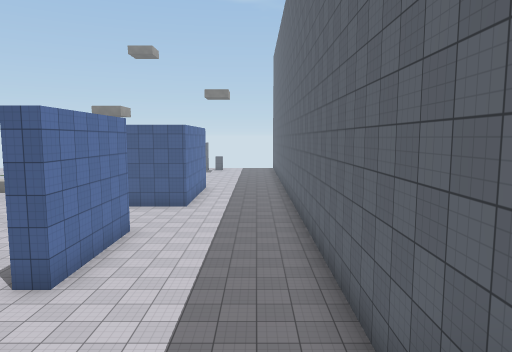
view 1 (above)

24 first-person views from a walk through a scene from a Unity 3-D project. The camera is 1.3 m above the floor, tilts 6° down and sees 70° across. The floor is counted in squares, 2 m on a side. Each view is taken from the middle of a square. On the plan, view 1 faces up. The plan holds only what a view shows up to about 11 squares ahead; the rest is blank. The place goes on beyond the plan. The player character is not drawn. Surface patterns are stand-ins for the level's own textures.

view 2
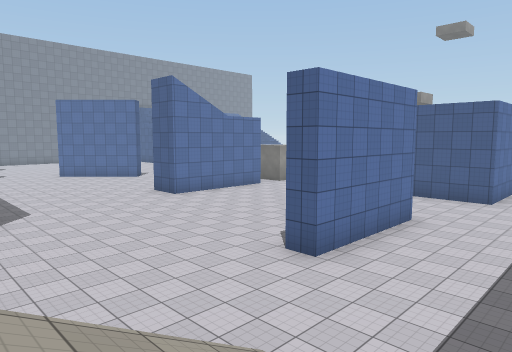

view 3
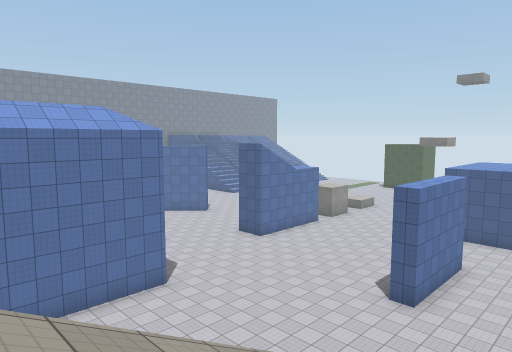

view 4
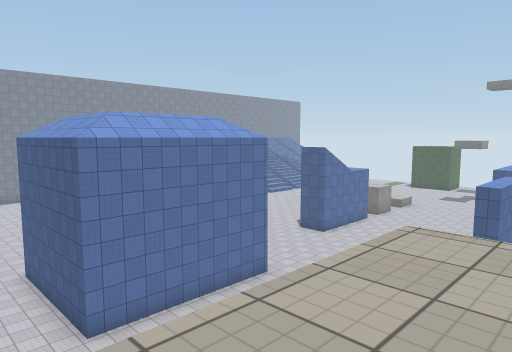

view 5
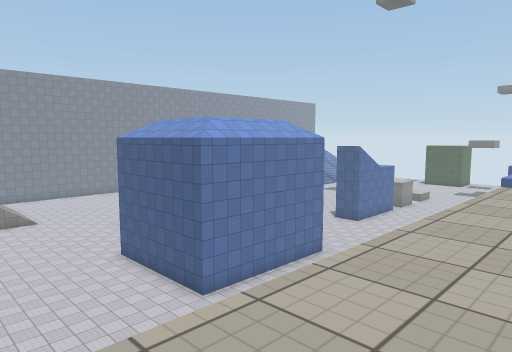

view 6
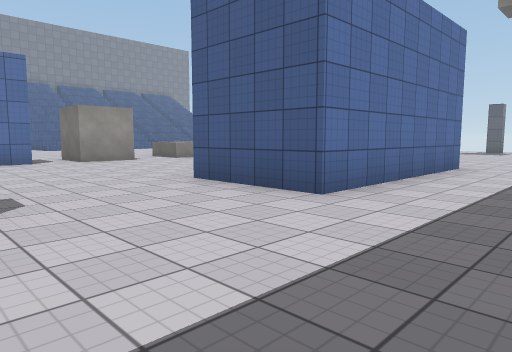

view 7
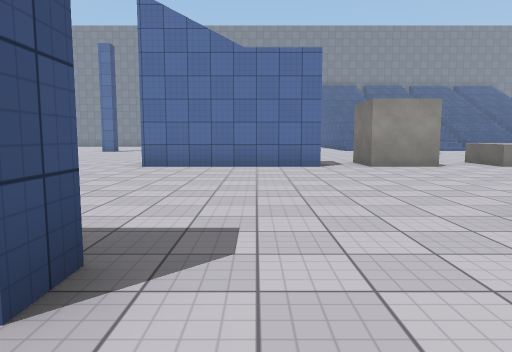

view 8
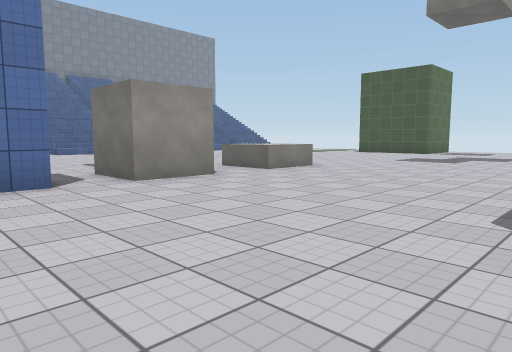

view 9
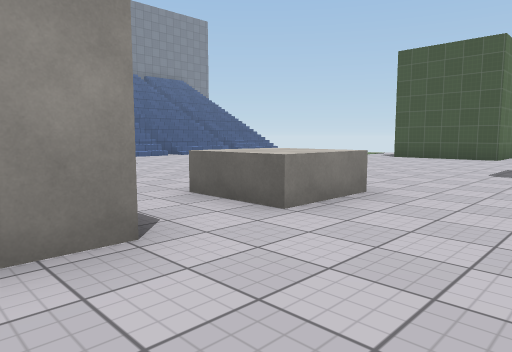

view 10
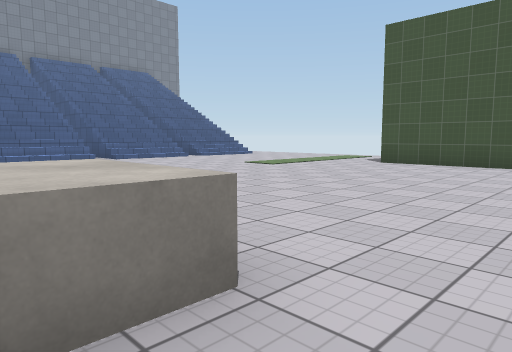

view 11
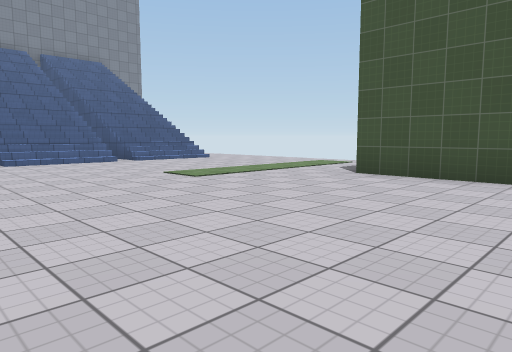

view 12
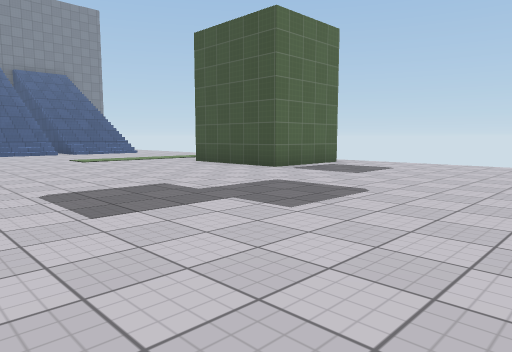

view 13
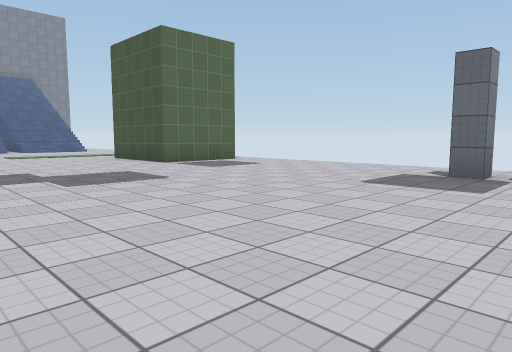

view 14
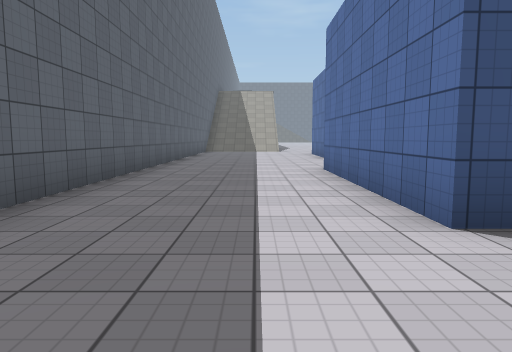

view 15
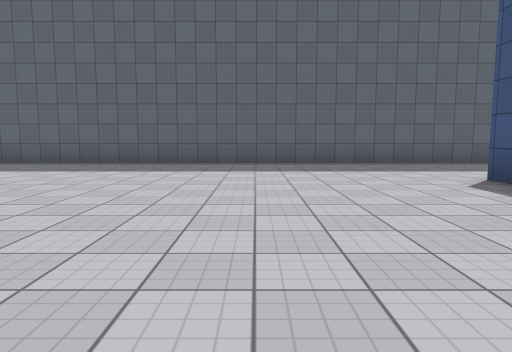

view 16
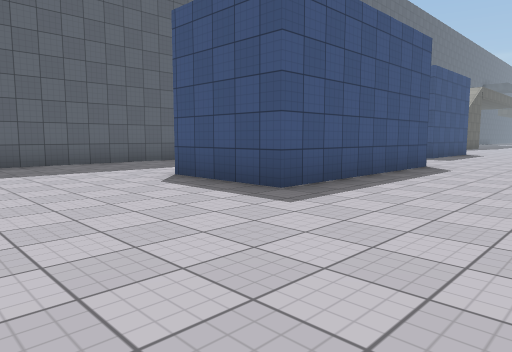

view 17
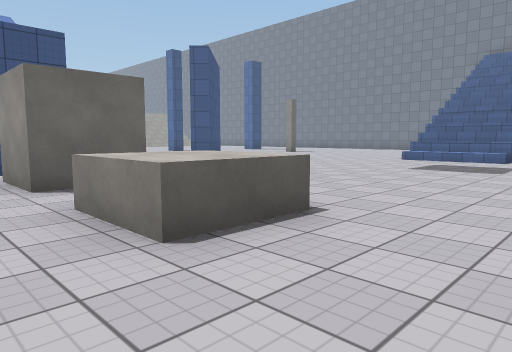

view 18
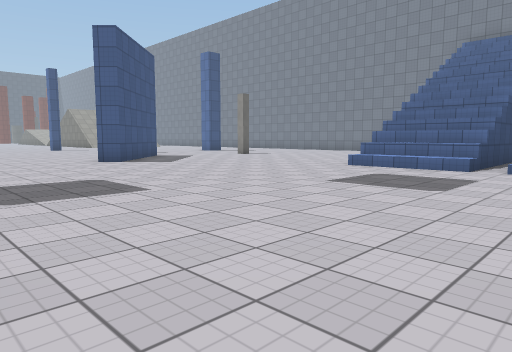

view 19
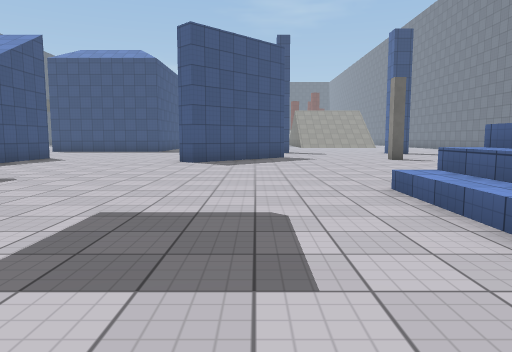

view 20
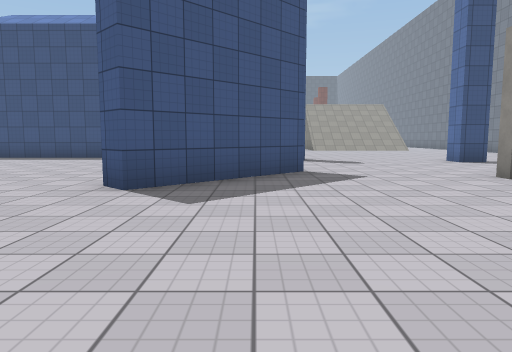

view 21
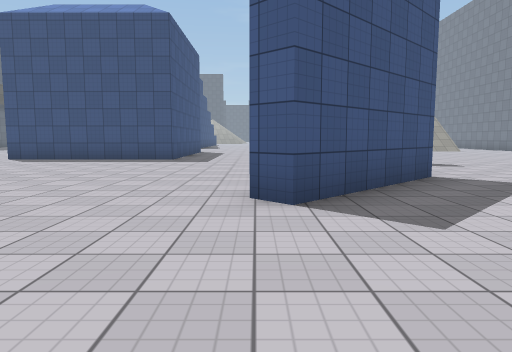

view 22
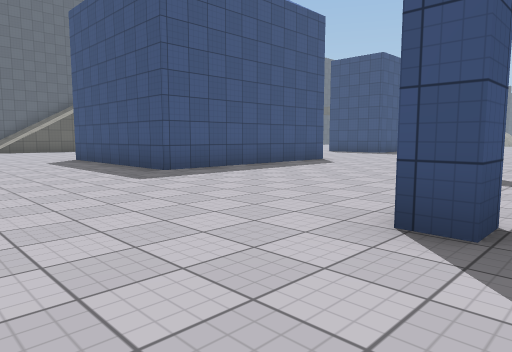

view 23
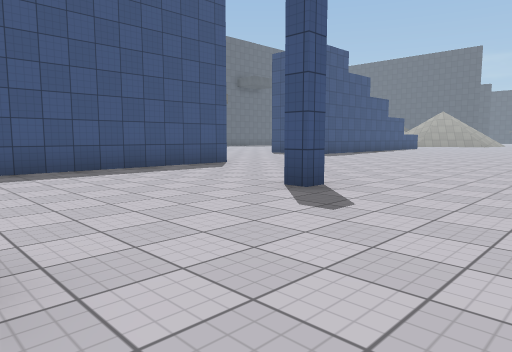

view 24
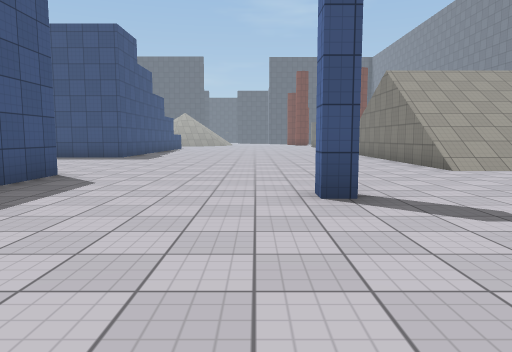

### Floor plan
Key: @ floor where view 1 was taken; # wall or solid block; . main floor; : floor 0.5 m higher than the main floor; + floor 7.25 m higher than the main floor; / step, stairs or slope; = window, fence, low wall or low ledge; ^ raised ledge.
Columns run from 22 left of view 1 to 2 right of it. Each row starts with its distance up from view 1.
 28      ...   .........    #
 27     ....   #........  ..#
 26    ......  #........ ...#
 25   /......###............#
 24  #=.....................#
 23 ///.....................#
 22 ///.....................#
 21 ///.....................#
 20   / ....................#
 19 /// ....................#
 18 ///.....................#
 17 ##/........^.....###....#
 16 #^:........^.....###....#
 15 ##:..............###....#
 14  ..........#.....###....#
 13  ..........#.....###....#
 12 ........................#
 11 ...........#............#
 10 ...........#............#
  9 .....##....#......#.....#
  8 #...##.....#......#.....#
  7 ....#.............#.....#
  6 ..................#.....#
  5 ........................#
  4 ........................#
  3 ...#................/  /#
  2 .........#####....../   #
  1  ........#   #....    /
  0  ........#   #..      @
 -1   ..#....#   #.
 -2  ........#   #.
 -3  ........#####.     ///
 -4 //.............     /+
 -5 //.............     /+
 -6 //.............     /+
 -7 //.............     /+
 -8 //............      /+
 -9    ...               +

Where each view was taken, in squares from view 1:
view 1: 0 up, 0 right, facing up
view 2: 1 up, 0 right, facing up-left
view 3: 3 down, 0 right, facing up-left
view 4: 6 down, 1 left, facing up-left
view 5: 9 down, 1 left, facing up-left
view 6: 9 up, 0 right, facing up-left
view 7: 10 up, 2 left, facing left
view 8: 10 up, 5 left, facing up-left
view 9: 13 up, 8 left, facing up-left
view 10: 16 up, 9 left, facing up-left
view 11: 19 up, 10 left, facing up-left
view 12: 19 up, 5 left, facing up-left
view 13: 20 up, 2 left, facing up-left
view 14: 20 up, 1 left, facing down
view 15: 21 up, 8 left, facing right
view 16: 21 up, 8 left, facing down-right
view 17: 19 up, 9 left, facing down-left
view 18: 19 up, 12 left, facing down-left
view 19: 19 up, 18 left, facing down
view 20: 14 up, 18 left, facing down
view 21: 13 up, 16 left, facing down
view 22: 6 up, 20 left, facing down-right
view 23: 3 up, 21 left, facing down-right
view 24: 3 up, 17 left, facing down
